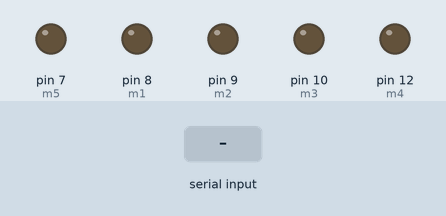
Simulated run of this sketch. Board: Arduino Uno, built with avr-gcc and run on an emulated ATmega328P. Parts: output pins drawn as LEDs (lit = HIGH). The test bench sets the inputs (shaded band).

Above: at 1.2 s.
1.3 s: "F" received over Serial
At 2.5 s:
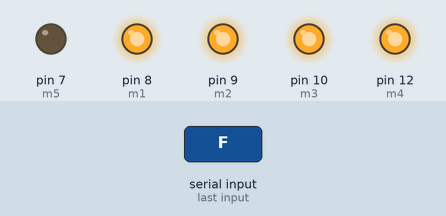
2.8 s: "W" received over Serial
At 3.9 s:
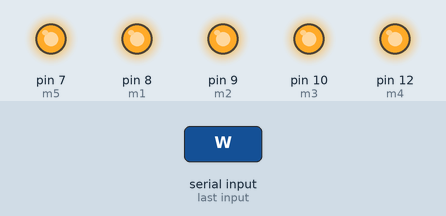
4.3 s: "L" received over Serial
At 5.0 s:
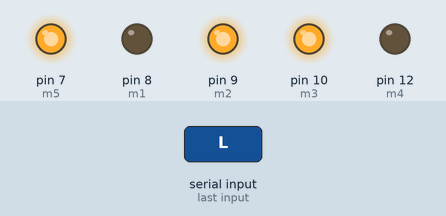
5.8 s: "R" received over Serial
At 6.2 s:
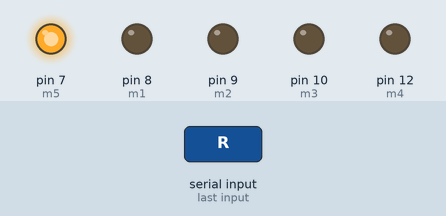
7.3 s: "S" received over Serial
At 8.5 s:
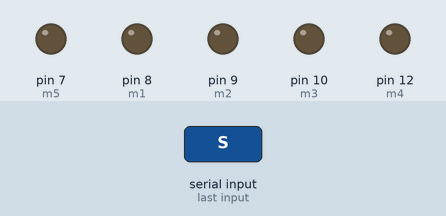
Timing chart, 0 to 9.8 s (numbered marks = the images above; inputs shaded):
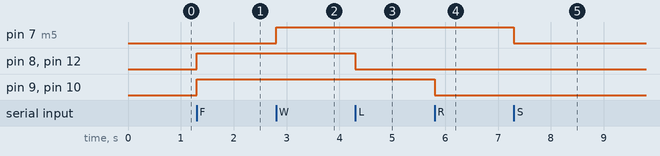

Measured:
- after the input at 1.3 s, pin 8 (m1), pin 9 (m2), pin 10 (m3), pin 12 (m4): LOW → HIGH at once
- after the input at 2.8 s, pin 7 (m5): LOW → HIGH at once
- after the input at 4.3 s, pin 8 (m1), pin 12 (m4): HIGH → LOW at once
- after the input at 5.8 s, pin 9 (m2), pin 10 (m3): HIGH → LOW at once
- after the input at 7.3 s, pin 7 (m5): HIGH → LOW at once

The sketch:

proto.ino
```cpp
#define m1 8
#define m2 9
#define m3 10
#define m4 12
#define m5 7
char state;
void setup() {
  // put your setup code here, to run once:
Serial.begin(9600);
pinMode(m1,OUTPUT);
pinMode(m2,OUTPUT);
pinMode(m3,OUTPUT);
pinMode(m4,OUTPUT);
pinMode(m5,OUTPUT);
digitalWrite(m1,LOW);
digitalWrite(m2,LOW);
digitalWrite(m3,LOW);
digitalWrite(m4,LOW);
digitalWrite(m5,LOW);
}

void loop() {
  // put your main code here, to run repeatedly:
if(Serial.available()>0)
{ state=Serial.read();}
if(state=='F')
{ digitalWrite(m1,HIGH);
  digitalWrite(m2,HIGH);
  digitalWrite(m3,HIGH);
  digitalWrite(m4,HIGH);
}
else if(state=='W')
{ do
  {digitalWrite(m5,HIGH);}while(Serial.available()>0);}
else if(state=='L')
{ digitalWrite(m1,LOW);
digitalWrite(m4,LOW); }
else if(state=='R')
{ digitalWrite(m2,LOW);
digitalWrite(m3,LOW); }
if(state=='S')
{digitalWrite(m1,LOW);
digitalWrite(m2,LOW);
digitalWrite(m3,LOW);
digitalWrite(m4,LOW);
digitalWrite(m5,LOW); }
if(Serial.available()>0)
{ state=Serial.read();}
}
```
